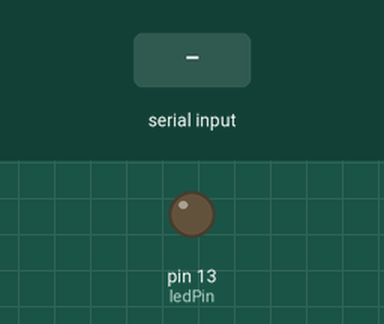
This sketch was run on a simulated Arduino Uno, built with avr-gcc and run on an emulated ATmega328P. Parts: output pins drawn as LEDs (lit = HIGH). The test bench sets the inputs (shaded band). What the sketch prints to the serial monitor is not drawn.

Above: at 1.0 s.
1.1 s: "1" received over Serial
At 1.25 s:
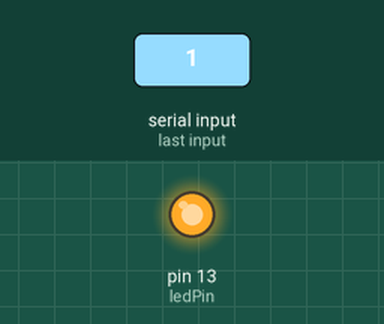
Timing chart, 0 to 4.1 s (numbered marks = the images above; inputs shaded):
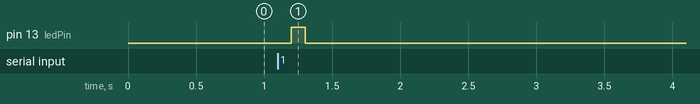

The sketch:

ProcessingToArduino.ino
```cpp
char val;
int ledPin = 13;
boolean ledState = LOW;


void setup() {
  pinMode(ledPin, OUTPUT);
  Serial.begin(9600);
  establishContact();
}

void loop() {
  if(Serial.available()){
    val = Serial.read();
    if(val == '1')
    {
    ledState = !ledState;
    digitalWrite(ledPin, ledState);
    }
    delay(100);
  }
  else{
     Serial.println("Hello, world");
     digitalWrite(ledPin, LOW);
     delay(50);
    }
}

void establishContact(){
  while (Serial.available() <= 0){
  Serial.println("A");
  delay(300);
  }
}
```

Measured:
- after the input at 1.1 s, pin 13 (ledPin): LOW → HIGH after 0.10 s, → LOW 0.10 s later
